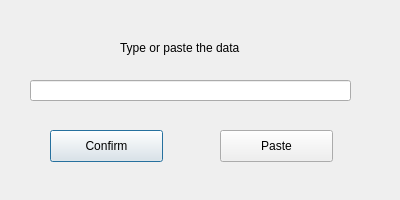
<?xml version="1.0" encoding="UTF-8"?>
<ui version="4.0">
 <class>Save</class>
 <widget class="QDialog" name="Save">
  <property name="geometry">
   <rect>
    <x>0</x>
    <y>0</y>
    <width>400</width>
    <height>200</height>
   </rect>
  </property>
  <property name="minimumSize">
   <size>
    <width>400</width>
    <height>200</height>
   </size>
  </property>
  <property name="maximumSize">
   <size>
    <width>400</width>
    <height>200</height>
   </size>
  </property>
  <property name="windowTitle">
   <string>Dialog</string>
  </property>
  <widget class="QLabel" name="label">
   <property name="geometry">
    <rect>
     <x>120</x>
     <y>40</y>
     <width>138</width>
     <height>16</height>
    </rect>
   </property>
   <property name="text">
    <string>Type or paste the data</string>
   </property>
  </widget>
  <widget class="QLineEdit" name="lineEdit">
   <property name="geometry">
    <rect>
     <x>30</x>
     <y>80</y>
     <width>321</width>
     <height>21</height>
    </rect>
   </property>
  </widget>
  <widget class="QPushButton" name="confirmButton">
   <property name="geometry">
    <rect>
     <x>50</x>
     <y>130</y>
     <width>113</width>
     <height>32</height>
    </rect>
   </property>
   <property name="text">
    <string>Confirm</string>
   </property>
  </widget>
  <widget class="QPushButton" name="pasteButton">
   <property name="geometry">
    <rect>
     <x>220</x>
     <y>130</y>
     <width>113</width>
     <height>32</height>
    </rect>
   </property>
   <property name="text">
    <string>Paste</string>
   </property>
  </widget>
 </widget>
 <resources/>
 <connections/>
</ui>
